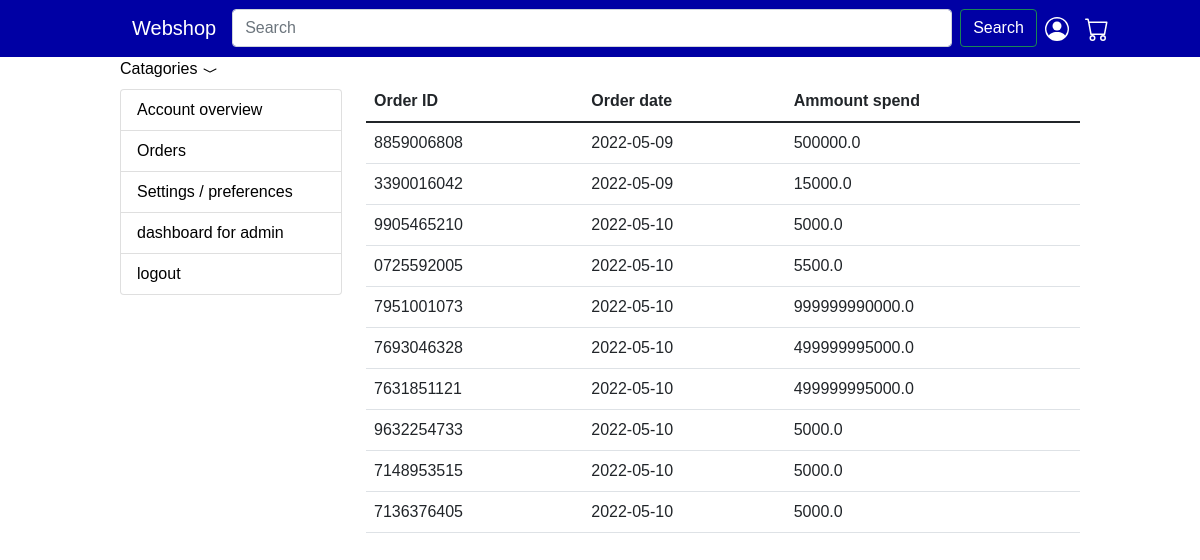
The page /orders (signed in) on the database as committed earlier.
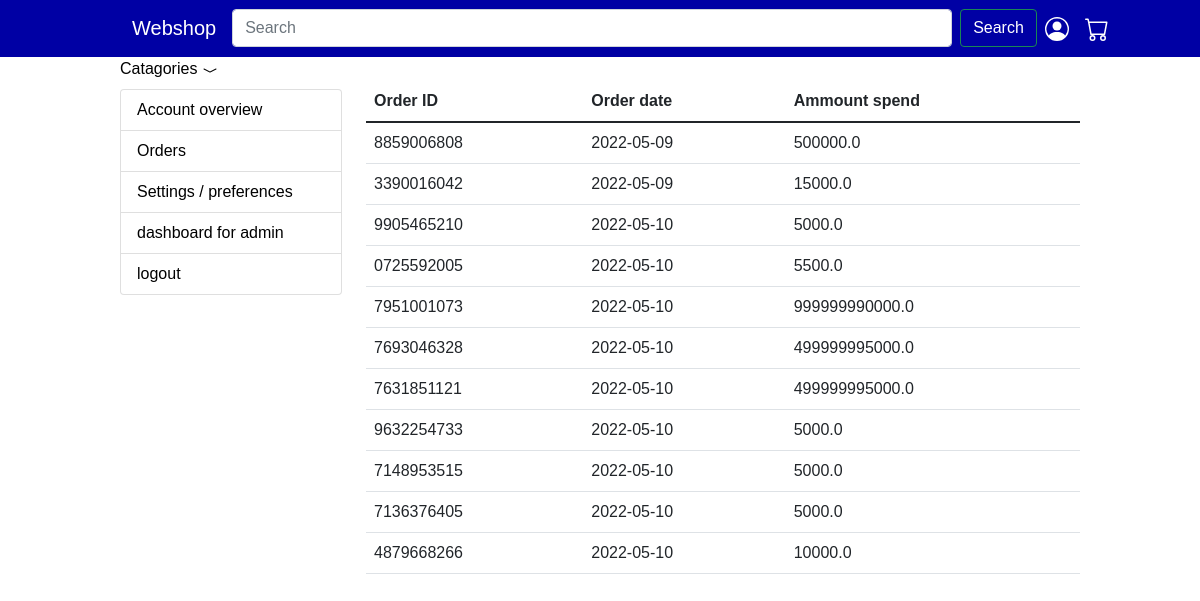
The same page on the database as committed later.
### models.py (models this page shows)
class BaseModel(Model):
    class Meta:
        database = db

class Orders(BaseModel):
    user = ForeignKeyField(BaseModel)
    product = ForeignKeyField(Products)
    ammount = IntegerField()
    order_date = DateField()
    order_id = CharField()
    order_product_price =  FloatField()

### main.py (the view)
@app.route('/orders')
@login_required
def show_orders():
    items = orders.get_order_list_from_user(current_user)
    return render_template('orders.html', items = items, query_catagories = query_catagories)

### main.py (called while the page is built)
@app.before_request
def make_session_permenant():
    session.permanent = True
    app.permanent_session_lifetime = timedelta(minutes=120)

@login_manager.user_loader
def load_user(user_id):
    return Users.get(user_id)

### orders.py (called while the page is built)
def get_order_list_from_user(user):
    query = Orders.select().where(Orders.user_id == user.user_id)
    my_list = []
    if query.exists():
        for item in query:
            my_list.append(item.order_id)
    user_orders_list = list(dict.fromkeys(my_list))
    if user_orders_list:
        nested_dict = {}
        i = 1
        for item in user_orders_list:
            order_ammount = 0
            order_item = Orders.select().where(Orders.order_id == item)
            for object in order_item:
                order_date = object.order_date
                order_ammount = order_ammount + (object.ammount * object.order_product_price)
            nested_dict[i] = {'order_id' : item, 'order_date' : order_date, 'order_ammount' : order_ammount}
            i = i + 1
        return nested_dict
    else:
        print('order list is empty')

### templates/orders.html
{% extends "base.html" %}
{% block content %}
<div class="row">
    {% include 'sidebar.html' %}
    <div class="col-9">
    {% if items %}
    <table class="table">
        <thead class="thead-dark">
            <tr>
                <th>Order ID</th>
                <th>Order date</th>
                <th>Ammount spend</th>
            </tr>
        </thead>
        <tbody>
            {% for item in items.values()%}
            <tr>
                <td>{{ item['order_id'] }}</td>
                <td>{{ item['order_date']}}</td>
                <td>{{ item['order_ammount']}}</td>
            </tr>
            {% endfor %}
        </tbody>
    </table>
    {% else %}
        <h3>You have nothing ordered yet</h3>
    {% endif %}
</div>
</div>
{% endblock content %}

### templates/base.html (shortened to what this page needs)
<!DOCTYPE html>
<html>
    <head>
        <link href="https://cdn.jsdelivr.net/npm/bootstrap@5.1.3/dist/css/bootstrap.min.css" rel="stylesheet">
        <link rel="stylesheet" type="text/css" href="{{ url_for('static', filename='style.css') }}" />
    </head>
    <body>
          <nav class="navbar navbar-expand-lg navbar-light bg-light nav_blue">
            <div class="container-fluid margin_left_10">
              <a class="navbar-brand" href="/products">Webshop</a>
              <div class="collapse navbar-collapse" id="navbarTogglerDemo02">
                <form class="d-flex" method="post" action="/search">
                  <input class="form-control me-2" type="search" style="width: 60vw;" placeholder="Search" aria-label="Search" name="Search">
                  <button class="btn btn-outline-success" type="submit">Search</button>
                </form>
                <ul class="navbar-nav me-auto mb-2 mb-lg-0 ">
                      <li class="nav-item">
                          <a class="nav-link" href="/account"></a>
                        </li>
                      <li class="nav-item">
                          <a class="nav-link" href="/cart"></a>
                        </li>
                </ul>
              </div>
            </div>
          </nav>
          <div class="dropdown show">
            <a class="" href="#" role="button" id="dropdownMenuLink" data-toggle="dropdown" aria-haspopup="true" aria-expanded="false">
              Catagories <svg xmlns="http://www.w3.org/2000/svg" width="16" height="16" fill="currentColor" class="bi bi-chevron-compact-down" viewBox="0 0 16 16">
                <path fill-rule="evenodd" d="M1.553 6.776a.5.5 0 0 1 .67-.223L8 9.44l5.776-2.888a.5.5 0 1 1 .448.894l-6 3a.5.5 0 0 1-.448 0l-6-3a.5.5 0 0 1-.223-.67z"/>
              </svg>
            </a>
          </div>
        {% block content %}
        {% endblock %}
    </body>
</html>

### templates/sidebar.html
<div class="col-3 list_overview">
    <ul class="list-group mt-2">
        <li class="list-group-item">
            <a href="/user/dashboard">Account overview</a>
        </li>
        <li class="list-group-item">
            <a href="/orders">Orders</a>
        </li>
        <li class="list-group-item">
            <a href="/?">Settings / preferences</a>
        </li>
        {% if current_user.is_admin %}
        <li class="list-group-item">
            <a href="/admin/dashboard">dashboard for admin</a>
        </li>
        {% endif %}
        <li class="list-group-item">
            <a href="/logout">logout</a>
        </li>
    </ul>
</div>

### static/style.css (style rules this page uses)
Body { font-family: Verdana, sans-serif; margin:0%; padding:0; }
a { text-decoration: none; color: black; }
.list_overview ul li { list-style-type: none; }
body { width: 80%; margin-left: 10%; }
.nav_blue { background-color: #0000a4 !important; width: 100vw; margin-left: -10vw; }
.container-fluid a, .container-fluid button { color: white !important; }
.margin_left_10 { margin-left: 10vw; }

Rows that differ between the two databases and show on the page:
added Orders: order_id "4879668266", order_date "2022-05-10", order_ammount "10000.0"
